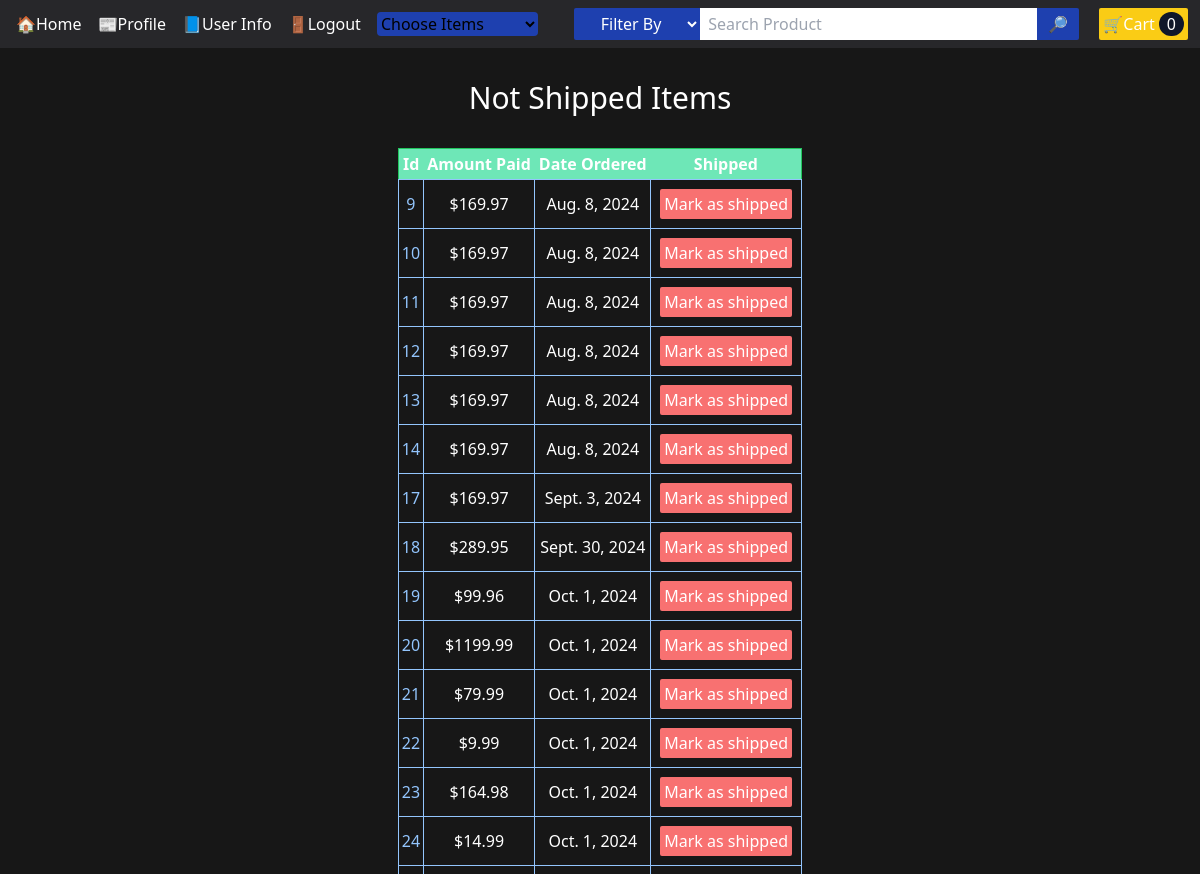
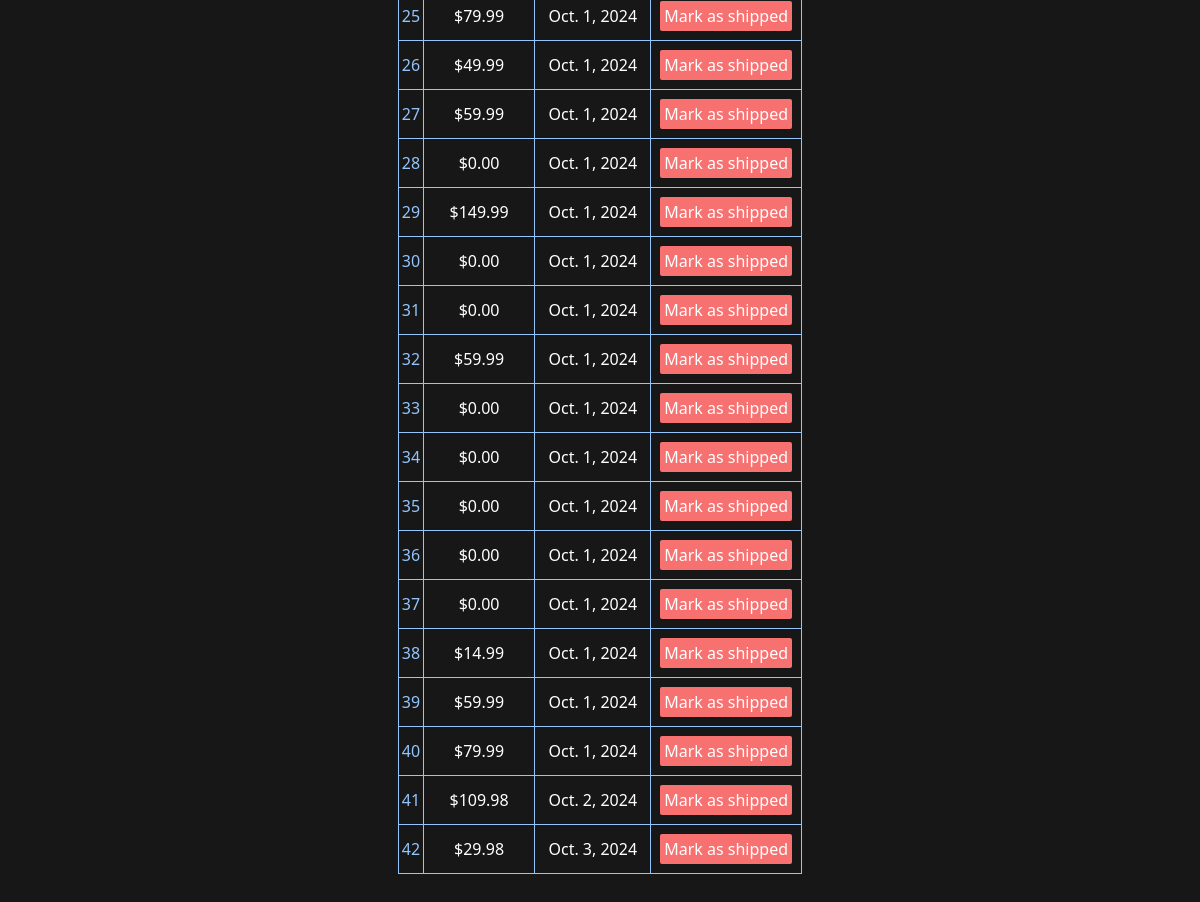
/payment/not_shipped_dash (signed in), run on an earlier commit of the app's database (2 pictures, top to bottom).
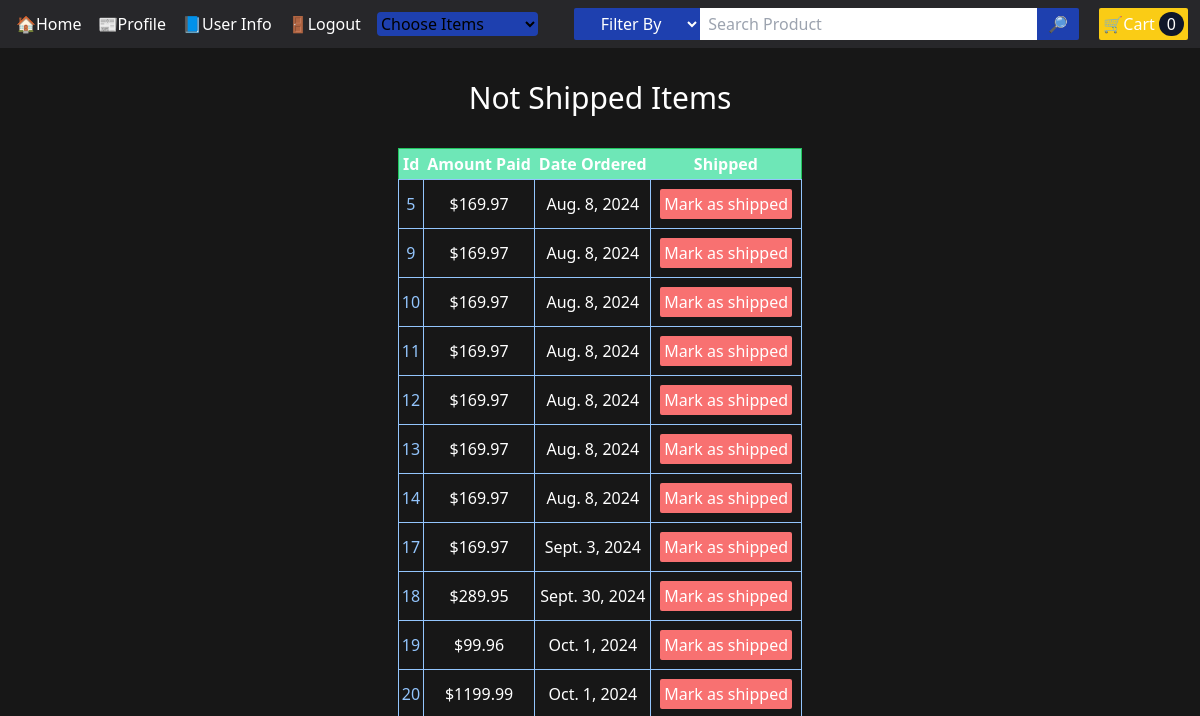
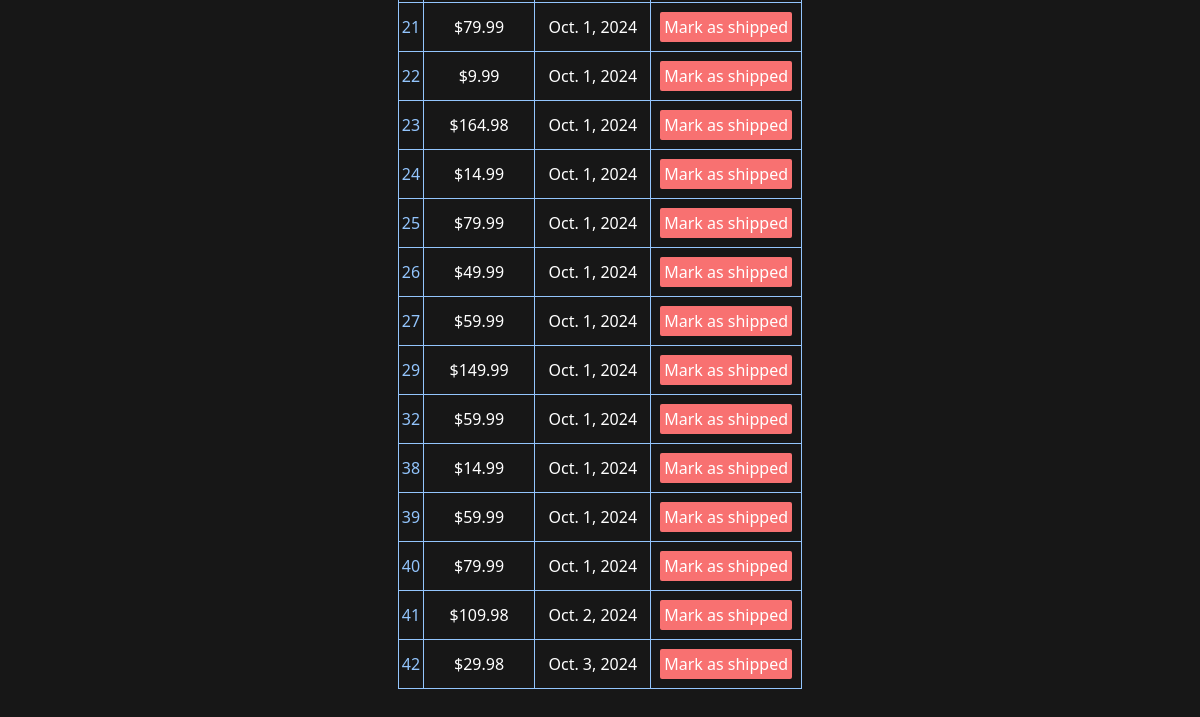
And on a later commit of the database (2 pictures, top to bottom).
### payment/models.py (models this page shows, shortened)
class Order(models.Model):
    user = models.ForeignKey(User, on_delete=models.CASCADE, null=True, blank=True)
    full_name = models.CharField(max_length=250)
    email = models.EmailField(max_length=250)
    shipping_address = models.TextField(max_length=15000)
    amount_paid = models.DecimalField(max_digits=7, decimal_places=2)
    date_ordered = models.DateField(auto_now_add=True)
    shipped = models.BooleanField(default=False)
    date_shipped = models.DateTimeField(blank=True, null=True)

### payment/views.py (the view, shortened to what this page needs)
# urls.py: path("not_shipped_dash", not_shipped_dash, name="not_shipped_dash"),
def not_shipped_dash(request):
    if request.user.is_authenticated and request.user.is_superuser:
        orders = Order.objects.filter(shipped=False)
        return render(request, "payment/not_shipped_dash.html", {"orders":orders})
    else:
        messages.success(request, "Access Denied")
        return redirect("home")

### shoppingcart/context_processors.py (called while the page is built)
def shoppingcart(request):
    return {"shoppingcart": ShoppingCart(request)}

### shoppingcart/shoppingcart.py (called while the page is built)
    def __len__(self):
        return len(self.cart)

### payment/templates/payment/not_shipped_dash.html (shortened to what this page needs)
{% extends 'base.html' %}
{% load static %}
{% block content %}
  <div class="Header">
    <h1 class="text-3xl text-white text-center mt-8 mb-4">Not Shipped Items</h1>
  </div>
  <div class="w-5/6 md:w-1/2 mx-auto">
    <table class="table-auto text-white border border-collapse border-green-500 mx-auto mt-8 mb-5">
      <thead>
        <tr class="bg-emerald-300">
          <th class="p-1">Id</th>
          <th class="p-1">Amount Paid</th>
          <th class="p-1">Date Ordered</th>
          <th class="p-1">Shipped</th>
        </tr>
      </thead>
      <tbody>
        {% for item in orders %}
          <tr class="text-white text-center border border-blue-300">
            <td class="border border-blue-300">
              <a class="hover:opacity-85 text-blue-300" href="{% url 'orders' item.id %}">{{ item.id }}</a>
            </td>
            <td class="border border-blue-300">${{ item.amount_paid }}</td>
            <td class="border border-blue-300">{{ item.date_ordered }}</td>
            <td class="border border-blue-300">
              <form class="p-2 flex m-0" method="POST">
                <button type="Submit" class="flex content-center text-white bg-red-400 p-1 rounded-sm hover:opacity-85">Mark as shipped</button>
              </form>
            </td>
          </tr>
        {% endfor %}
      </tbody>
    </table>
  </div>
{% endblock %}

What changed in the data, as far as the page shows it:
removed Order: id "28", amount_paid "0.00", date_ordered "Oct. 1, 2024"
removed Order: id "30", amount_paid "0.00", date_ordered "Oct. 1, 2024"
removed Order: id "31", amount_paid "0.00", date_ordered "Oct. 1, 2024"
removed Order: id "33", amount_paid "0.00", date_ordered "Oct. 1, 2024"
removed Order: id "34", amount_paid "0.00", date_ordered "Oct. 1, 2024"
removed Order: id "35", amount_paid "0.00", date_ordered "Oct. 1, 2024"
removed Order: id "36", amount_paid "0.00", date_ordered "Oct. 1, 2024"
removed Order: id "37", amount_paid "0.00", date_ordered "Oct. 1, 2024"
now on this page (row edited): Order: id "5", amount_paid "169.97", date_ordered "Aug. 8, 2024"
